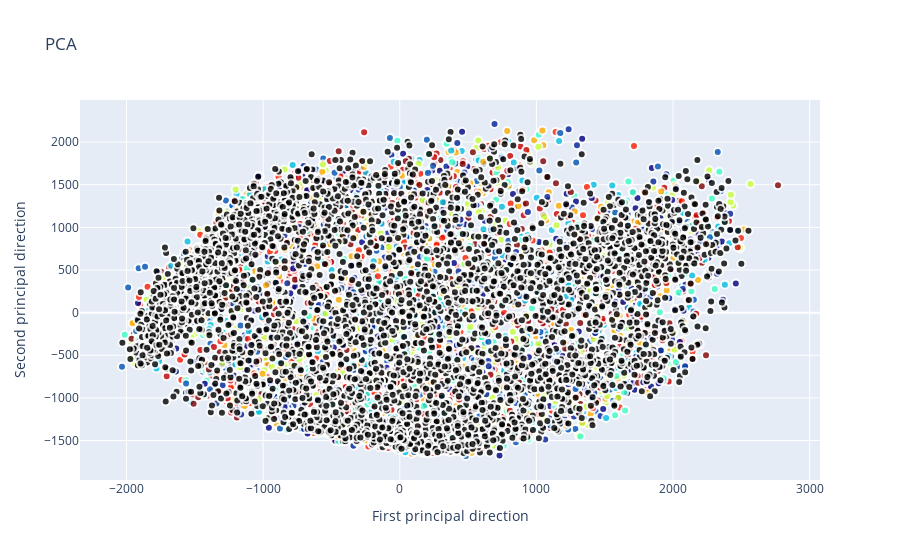

This figure's notebook cell:
### Code cell
visualPca(X_transformed_four)

### Figure 1 — Plotly figure (JSON) as saved in the notebook; plotly's stock layout.template omitted (floating-point values rounded to 4 significant figures; data arrays with more than 128 entries replaced by an {"elided": "..."} marker saying what was removed)
{"data": [{"marker": {"color": {"elided": "6000 int values"}, "colorscale": [[0, "rgb(0,0,131)"], [0.2, "rgb(0,60,170)"], [0.4, "rgb(5,255,255)"], [0.6, "rgb(255,255,0)"], [0.8, "rgb(250,0,0)"], [1, "rgb(128,0,0)"]], "line": {"color": "rgb(255, 255, 255)", "width": 2}, "opacity": 0.8, "showscale": false, "size": 8}, "mode": "markers", "name": "0       2\n1       9\n2       6\n3       0\n4       3\n       ..\n5995    7\n5996    1\n5997    5\n5998    7\n5999    3\nName: label, Length: 6000, dtype: int64", "showlegend": false, "text": {"elided": "6000 int values"}, "type": "scatter", "x": {"elided": "10000 float values"}, "y": {"elided": "10000 float values"}}], "layout": {"hovermode": "closest", "showlegend": true, "title": {"text": "PCA"}, "xaxis": {"ticklen": 5, "title": {"text": "First principal direction"}, "zeroline": false}, "yaxis": {"ticklen": 5, "title": {"text": "Second principal direction"}}}}
